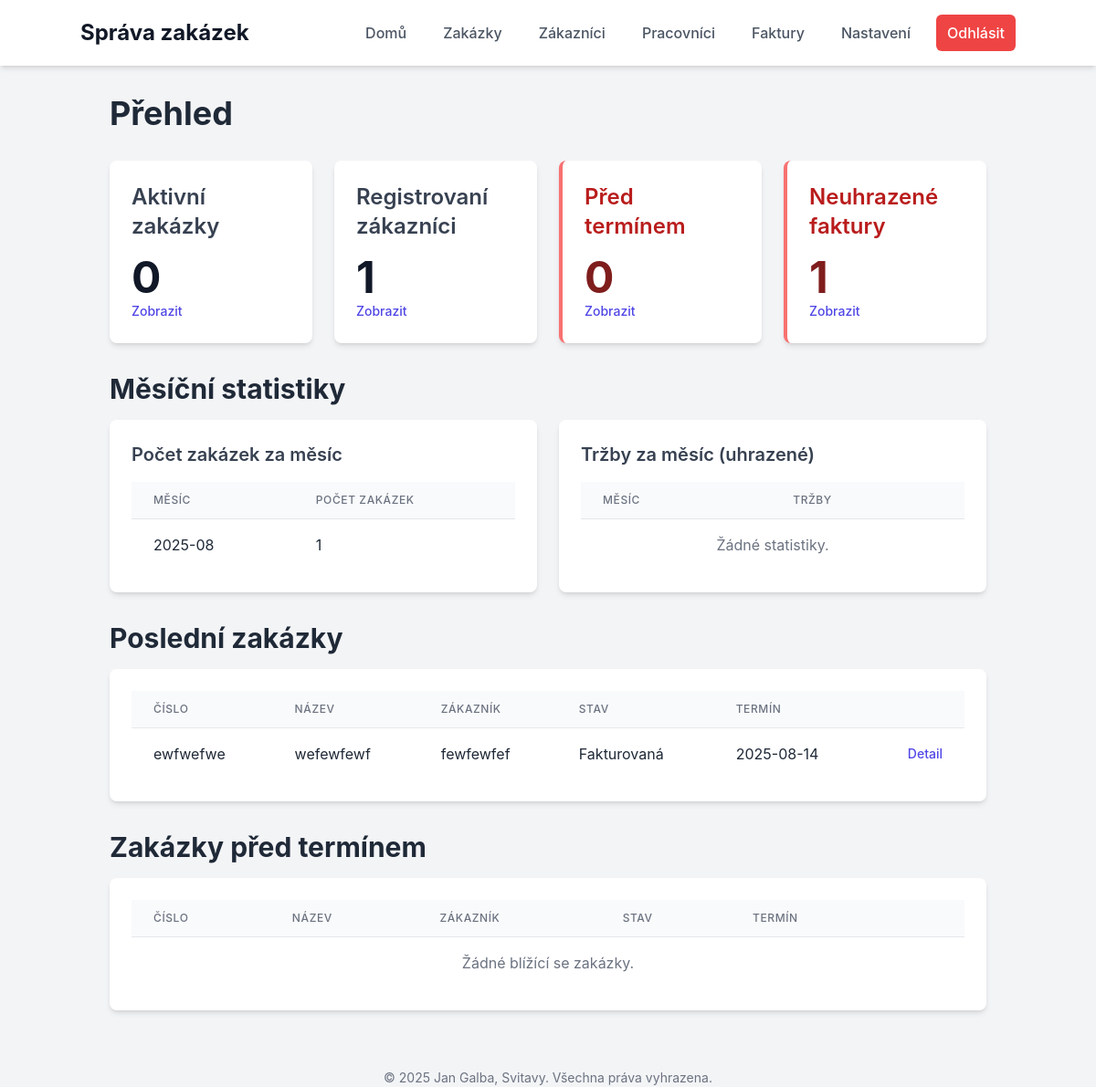
/ (signed in), run on the app's committed database.
### tables this page shows
CREATE TABLE jobs (
            id INTEGER PRIMARY KEY AUTOINCREMENT,
            job_number TEXT UNIQUE NOT NULL,
            job_name TEXT NOT NULL,
            description TEXT,
            customer_id INTEGER,
            status TEXT NOT NULL,
            due_date TEXT,
            price REAL,
            hourly_rate REAL,
            deposit REAL,
            total_paid REAL,
            is_invoiced INTEGER DEFAULT 0,
            invoice_date TEXT,
            payment_status TEXT DEFAULT 'Nezaplaceno',
            FOREIGN KEY (customer_id) REFERENCES customers (id)
        );

CREATE TABLE customers (
            id INTEGER PRIMARY KEY AUTOINCREMENT,
            name TEXT NOT NULL,
            company TEXT,
            address TEXT,
            phone TEXT,
            email TEXT
        );

### app.py (the view)
@app.route("/")
@login_required
def index():
    conn = get_db_connection()
    jobs_count = conn.execute("SELECT COUNT(id) FROM jobs WHERE status NOT IN ('Dokončená', 'Fakturovaná')").fetchone()[0]
    customers_count = conn.execute("SELECT COUNT(id) FROM customers").fetchone()[0]
    unpaid_invoices_count = conn.execute("SELECT COUNT(id) FROM invoices WHERE payment_status = 'Nezaplaceno'").fetchone()[0]
    jobs = conn.execute("""
        SELECT jobs.*, customers.name AS customer_name
        FROM jobs
        LEFT JOIN customers ON jobs.customer_id = customers.id
        ORDER BY due_date ASC
        LIMIT 5
    """).fetchall()
    today = datetime.date.today()
    in_ten_days = today + datetime.timedelta(days=10)
    upcoming_jobs = conn.execute("""
        SELECT jobs.*, customers.name AS customer_name
        FROM jobs
        LEFT JOIN customers ON jobs.customer_id = customers.id
        WHERE date(jobs.due_date) BETWEEN date(?) AND date(?) AND jobs.status NOT IN ('Dokončená', 'Fakturovaná')
        ORDER BY due_date ASC
    """, (today.isoformat(), in_ten_days.isoformat(),)).fetchall()
    monthly_jobs = conn.execute("""
        SELECT strftime('%Y-%m', due_date) AS month, COUNT(id) AS count
        FROM jobs
        GROUP BY month
        ORDER BY month DESC
    """).fetchall()
    monthly_revenue = conn.execute("""
        SELECT strftime('%Y-%m', invoice_date) AS month, SUM(total_paid) AS total
        FROM jobs
        WHERE payment_status = 'Uhrazeno' AND total_paid IS NOT NULL
        GROUP BY month
        ORDER BY month DESC
    """).fetchall()
    conn.close()
    return render_template("index.html", jobs_count=jobs_count, customers_count=customers_count, unpaid_invoices_count=unpaid_invoices_count, jobs=jobs, upcoming_jobs=upcoming_jobs, monthly_jobs=monthly_jobs, monthly_revenue=monthly_revenue)

### app.py (called while the page is built)
def get_db_connection():
    conn = sqlite3.connect(os.path.join(app.root_path, "zakazky.db"))
    conn.row_factory = sqlite3.Row
    return conn

def login_required(f):
    @wraps(f)
    def decorated_function(*args, **kwargs):
        if 'logged_in' not in session:
            return redirect(url_for('login'))
        return f(*args, **kwargs)
    return decorated_function

@app.before_request
def before_request():
    g.user = None
    if 'logged_in' in session:
        g.user = "admin"

### templates/index.html (shortened to what this page needs)
{% extends "layout.html" %}
{% block content %}
<h1 class="text-4xl font-bold mb-8">Přehled</h1>
<div class="grid grid-cols-1 md:grid-cols-2 lg:grid-cols-4 gap-6 mb-8">
    <div class="bg-white p-6 rounded-lg shadow-md">
        <h2 class="text-2xl font-semibold text-gray-700">Aktivní zakázky</h2>
        <p class="text-5xl font-bold text-gray-900 mt-4">{{ jobs_count }}</p>
        <a href="{{ url_for('active_jobs_list') }}" class="text-indigo-600 hover:text-indigo-900 text-sm font-medium">Zobrazit</a>
    </div>
    <div class="bg-white p-6 rounded-lg shadow-md">
        <h2 class="text-2xl font-semibold text-gray-700">Registrovaní zákazníci</h2>
        <p class="text-5xl font-bold text-gray-900 mt-4">{{ customers_count }}</p>
        <a href="{{ url_for('customer_list') }}" class="text-indigo-600 hover:text-indigo-900 text-sm font-medium">Zobrazit</a>
    </div>
    <div class="bg-white p-6 rounded-lg shadow-md border-l-4 border-red-400">
        <h2 class="text-2xl font-semibold text-red-700">Před termínem</h2>
        <p class="text-5xl font-bold text-red-900 mt-4">{{ upcoming_jobs | length }}</p>
        <a href="{{ url_for('upcoming_jobs_list') }}" class="text-indigo-600 hover:text-indigo-900 text-sm font-medium">Zobrazit</a>
    </div>
    <div class="bg-white p-6 rounded-lg shadow-md border-l-4 border-red-400">
        <h2 class="text-2xl font-semibold text-red-700">Neuhrazené faktury</h2>
        <p class="text-5xl font-bold text-red-900 mt-4">{{ unpaid_invoices_count }}</p>
        <a href="{{ url_for('unpaid_invoices_list') }}" class="text-indigo-600 hover:text-indigo-900 text-sm font-medium">Zobrazit</a>
    </div>
</div>
<h2 class="text-3xl font-bold mt-8 mb-4">Měsíční statistiky</h2>
<div class="grid grid-cols-1 md:grid-cols-2 gap-6 mb-8">
    <div class="bg-white p-6 rounded-lg shadow-md overflow-x-auto">
        <h3 class="text-xl font-semibold text-gray-700 mb-4">Počet zakázek za měsíc</h3>
        <div>
            <table class="min-w-full divide-y divide-gray-200">
                <thead class="bg-gray-50">
                    <tr>
                        <th class="px-6 py-3 text-left text-xs font-medium text-gray-500 uppercase tracking-wider">Měsíc</th>
                        <th class="px-6 py-3 text-left text-xs font-medium text-gray-500 uppercase tracking-wider">Počet zakázek</th>
                    </tr>
                </thead>
                <tbody class="bg-white divide-y divide-gray-200">
                    {% for stat in monthly_jobs %}
                    <tr>
                        <td class="px-6 py-4 whitespace-nowrap">{{ stat.month }}</td>
                        <td class="px-6 py-4 whitespace-nowrap">{{ stat.count }}</td>
                    </tr>
                    {% else %}
                    <tr>
                        <td colspan="2" class="px-6 py-4 text-center text-gray-500">Žádné statistiky.</td>
                    </tr>
                    {% endfor %}
                </tbody>
            </table>
        </div>
    </div>
    <div class="bg-white p-6 rounded-lg shadow-md">
        <h3 class="text-xl font-semibold text-gray-700 mb-4">Tržby za měsíc (uhrazené)</h3>
        <div class="overflow-x-auto">
            <table class="min-w-full divide-y divide-gray-200">
                <thead class="bg-gray-50">
                    <tr>
                        <th class="px-6 py-3 text-left text-xs font-medium text-gray-500 uppercase tracking-wider">Měsíc</th>
                        <th class="px-6 py-3 text-left text-xs font-medium text-gray-500 uppercase tracking-wider">Tržby</th>
                    </tr>
                </thead>
                <tbody class="bg-white divide-y divide-gray-200">
                    {% for stat in monthly_revenue %}
                    <tr>
                        <td class="px-6 py-4 whitespace-nowrap">{{ stat.month }}</td>
                        <td class="px-6 py-4 whitespace-nowrap">{{ "%.2f Kč" | format(stat.total) }}</td>
                    </tr>
                    {% else %}
                    <tr>
                        <td colspan="2" class="px-6 py-4 text-center text-gray-500">Žádné statistiky.</td>
                    </tr>
                    {% endfor %}
                </tbody>
            </table>
        </div>
    </div>
</div>
<h2 class="text-3xl font-bold mt-8 mb-4">Poslední zakázky</h2>
<div class="bg-white p-6 rounded-lg shadow-md overflow-x-auto">
    <table class="min-w-full divide-y divide-gray-200">
        <thead class="bg-gray-50">
            <tr>
                <th class="px-6 py-3 text-left text-xs font-medium text-gray-500 uppercase tracking-wider">Číslo</th>
                <th class="px-6 py-3 text-left text-xs font-medium text-gray-500 uppercase tracking-wider">Název</th>
                <th class="px-6 py-3 text-left text-xs font-medium text-gray-500 uppercase tracking-wider">Zákazník</th>
                <th class="px-6 py-3 text-left text-xs font-medium text-gray-500 uppercase tracking-wider">Stav</th>
                <th class="px-6 py-3 text-left text-xs font-medium text-gray-500 uppercase tracking-wider">Termín</th>
                <th class="px-6 py-3"></th>
            </tr>
        </thead>
        <tbody class="bg-white divide-y divide-gray-200">
            {% for job in jobs %}
            <tr>
                <td class="px-6 py-4 whitespace-nowrap">{{ job.job_number }}</td>
                <td class="px-6 py-4 whitespace-nowrap">{{ job.job_name }}</td>
                <td class="px-6 py-4 whitespace-nowrap">{{ job.customer_name }}</td>
                <td class="px-6 py-4 whitespace-nowrap">{{ job.status }}</td>
                <td class="px-6 py-4 whitespace-nowrap">{{ job.due_date }}</td>
                <td class="px-6 py-4 whitespace-nowrap text-right text-sm font-medium">
                    <a href="{{ url_for('job_detail', job_id=job.id) }}" class="text-indigo-600 hover:text-indigo-900">Detail</a>
                </td>
            </tr>
            {% else %}
            <tr>
                <td colspan="6" class="px-6 py-4 text-center text-gray-500">Zatím nejsou žádné zakázky.</td>
            </tr>
            {% endfor %}
        </tbody>
    </table>
</div>
<h2 class="text-3xl font-bold mt-8 mb-4">Zakázky před termínem</h2>
<div class="bg-white p-6 rounded-lg shadow-md overflow-x-auto">
    <table class="min-w-full divide-y divide-gray-200">
        <thead class="bg-gray-50">
            <tr>
                <th class="px-6 py-3 text-left text-xs font-medium text-gray-500 uppercase tracking-wider">Číslo</th>
                <th class="px-6 py-3 text-left text-xs font-medium text-gray-500 uppercase tracking-wider">Název</th>
                <th class="px-6 py-3 text-left text-xs font-medium text-gray-500 uppercase tracking-wider">Zákazník</th>
                <th class="px-6 py-3 text-left text-xs font-medium text-gray-500 uppercase tracking-wider">Stav</th>
                <th class="px-6 py-3 text-left text-xs font-medium text-gray-500 uppercase tracking-wider">Termín</th>
                <th class="px-6 py-3"></th>
            </tr>
        </thead>
        <tbody class="bg-white divide-y divide-gray-200">
            {% for job in upcoming_jobs %}
            <tr class="bg-red-50">
                <td class="px-6 py-4 whitespace-nowrap">{{ job.job_number }}</td>
                <td class="px-6 py-4 whitespace-nowrap">{{ job.job_name }}</td>
                <td class="px-6 py-4 whitespace-nowrap">{{ job.customer_name }}</td>
                <td class="px-6 py-4 whitespace-nowrap">{{ job.status }}</td>
                <td class="px-6 py-4 whitespace-nowrap">{{ job.due_date }}</td>
                <td class="px-6 py-4 whitespace-nowrap text-right text-sm font-medium">
                    <a href="{{ url_for('job_detail', job_id=job.id) }}" class="text-indigo-600 hover:text-indigo-900">Detail</a>
                </td>
            </tr>
            {% else %}
            <tr>
                <td colspan="6" class="px-6 py-4 text-center text-gray-500">Žádné blížící se zakázky.</td>
            </tr>
            {% endfor %}
        </tbody>
    </table>
</div>
{% endblock %}

### templates/layout.html (style rules this page uses)
body { font-family: 'Inter', sans-serif; }

### data on the page
jobs: job_number "ewfwefwe", job_name "wefewfewf", customer_name "fewfewfef", status "Fakturovaná", due_date "2025-08-14"

### other printed values
{{ jobs_count }} "0"
{{ customers_count }} "1"
{{ upcoming_jobs | length }} "0"
{{ unpaid_invoices_count }} "1"
{{ stat.month }} "2025-08"
{{ stat.count }} "1"
